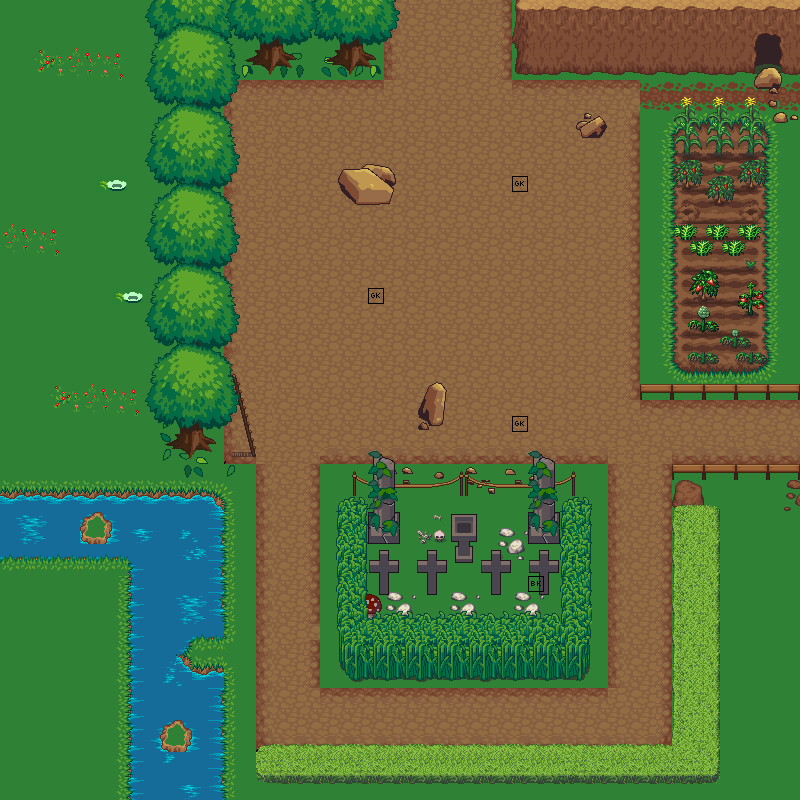

This game map was drawn from its Tiled (.tmx) file and the tilesets committed beside it. A one-line description and the trimmed map source follow:
An orthogonal 50x50 tile map with 16x16 px tiles, 8 tile layers (fondo, decoracion 5, decoracion 4, decoracion3, ...), 3 tilesets.

<map version="1.10" tiledversion="1.10.2" orientation="orthogonal" renderorder="right-down" width="50" height="50" tilewidth="16" tileheight="16" infinite="0" nextlayerid="9" nextobjectid="1">
 <tileset firstgid="1" source="asdafasdf.tsx" />
 <tileset firstgid="4097" source="Entities.tsx" />
 <tileset firstgid="6597" source="casas.tsx" />
 <layer id="1" name="fondo" width="50" height="50">
  <data>[2500 cells, 2500 non-empty, 70 distinct tile ids]</data>
 </layer>
 <layer id="8" name="decoracion 5" width="50" height="50">
  <data>[2500 cells, 55 non-empty, 36 distinct tile ids]</data>
 </layer>
 <layer id="7" name="decoracion 4" width="50" height="50">
  <data>[2500 cells, 64 non-empty, 56 distinct tile ids]</data>
 </layer>
 <layer id="6" name="decoracion3" width="50" height="50">
  <data>[2500 cells, 202 non-empty, 87 distinct tile ids]</data>
 </layer>
 <layer id="4" name="decoracion2" width="50" height="50">
  <data>[2500 cells, 308 non-empty, 111 distinct tile ids]</data>
 </layer>
 <layer id="2" name="colision" width="50" height="50">
  <data>[2500 cells, 493 non-empty, 131 distinct tile ids]</data>
 </layer>
 <layer id="3" name="decoracion1" width="50" height="50">
  <data>[2500 cells, 305 non-empty, 161 distinct tile ids]</data>
 </layer>
 <layer id="5" name="entities" width="50" height="50">
  <data>[2500 cells, 4 non-empty, 2 distinct tile ids]</data>
 </layer>
</map>
